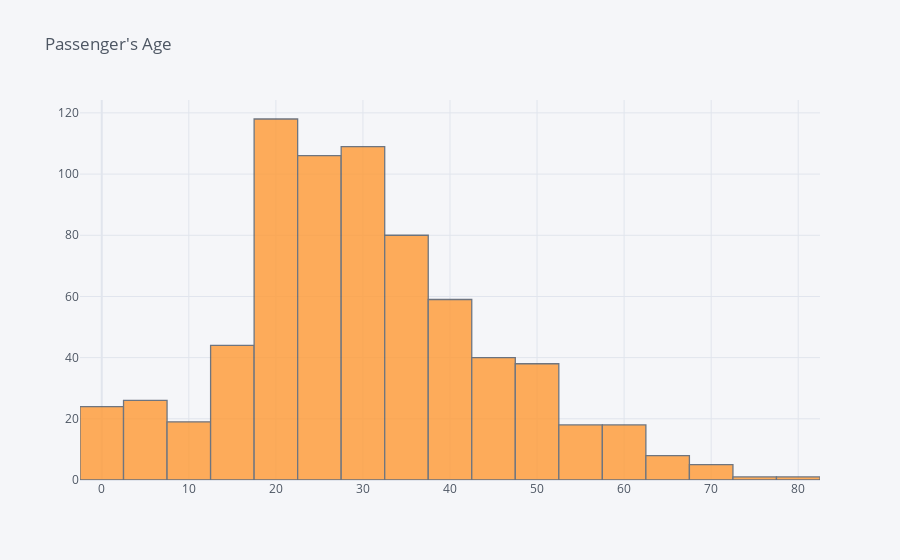

Notebook code cell kept with this figure:
### Code cell
# 나이를 히스토 그램을 나타내기
train['Age'].iplot(kind='histogram', bins=21, title="Passenger's Age")

### Figure 1 — Plotly figure (JSON) as saved in the notebook; plotly's stock layout.template omitted (floating-point values rounded to 4 significant figures; data arrays with more than 128 entries replaced by an {"elided": "..."} marker saying what was removed)
{"data": [{"histfunc": "count", "histnorm": "", "marker": {"color": "rgba(255, 153, 51, 1.0)", "line": {"color": "#4D5663", "width": 1.3}}, "name": "Age", "nbinsx": 21, "opacity": 0.8, "orientation": "v", "type": "histogram", "x": {"elided": "891 float values"}}], "layout": {"barmode": "overlay", "legend": {"bgcolor": "#F5F6F9", "font": {"color": "#4D5663"}}, "paper_bgcolor": "#F5F6F9", "plot_bgcolor": "#F5F6F9", "title": {"font": {"color": "#4D5663"}, "text": "Passenger's Age"}, "xaxis": {"gridcolor": "#E1E5ED", "showgrid": true, "tickfont": {"color": "#4D5663"}, "title": {"font": {"color": "#4D5663"}, "text": ""}, "zerolinecolor": "#E1E5ED"}, "yaxis": {"gridcolor": "#E1E5ED", "showgrid": true, "tickfont": {"color": "#4D5663"}, "title": {"font": {"color": "#4D5663"}, "text": ""}, "zerolinecolor": "#E1E5ED"}}}
